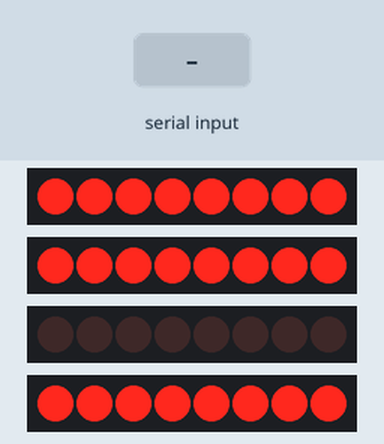
The sketch below on a simulated Arduino Uno, built with avr-gcc and run on an emulated ATmega328P. On the bench: 4 × 8 shift-register outputs drawn as a row of LEDs (first output left, lit = HIGH). Wiring (inferred from the names in the program): 3 × shift register (74HC595): data pin 2, shift clock pin 4, latch pin 12 / data pin 5, shift clock pin 7, latch pin 9 / data pin 8, shift clock pin 10, latch pin 6. Wiring (inferred from the signals the program sends): 3 × row of LEDs: on Q0, Q1, Q2, Q3, Q4, Q5, Q6, Q7 / on Q0, Q1, Q2, Q3, Q4, Q5, Q6, Q7 / on Q0, Q1, Q2, Q3, Q4, Q5, Q6, Q7. Inputs (shaded band) come from the test bench. What the sketch prints to the serial monitor is not drawn.

Above: at 1.2 s.
1.3 s: "30,150\n" received over Serial
At 4.2 s:
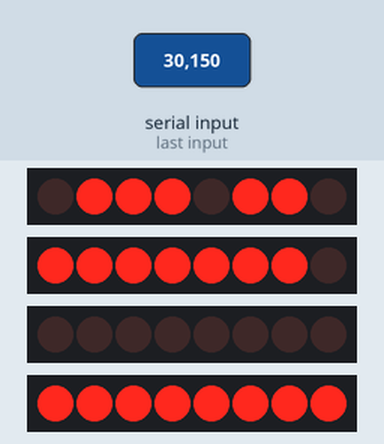
4.3 s: "90,45\n" received over Serial
At 6.4 s:
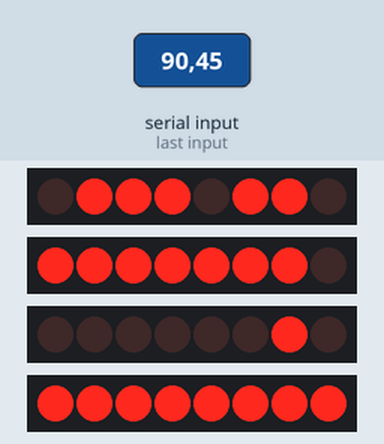
7.3 s: "200\n" received over Serial
At 10.0 s:
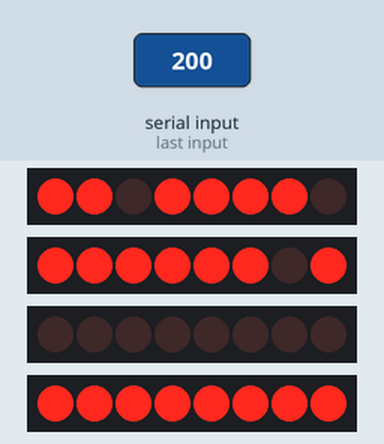
10.3 s: "0\n" received over Serial
At 11.7 s:
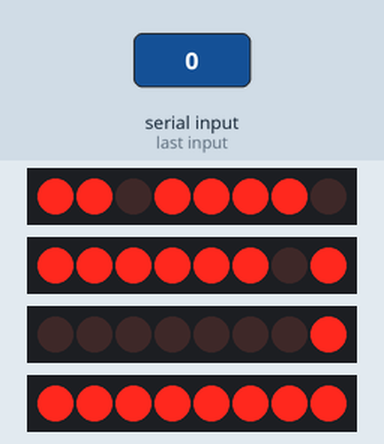
12.0 s: "1\n" received over Serial
At 12.5 s:
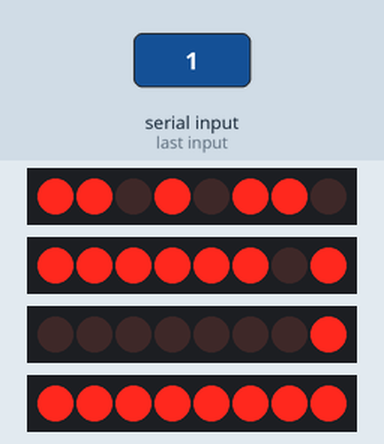
13.5 s: "2\n" received over Serial
At 15.0 s:
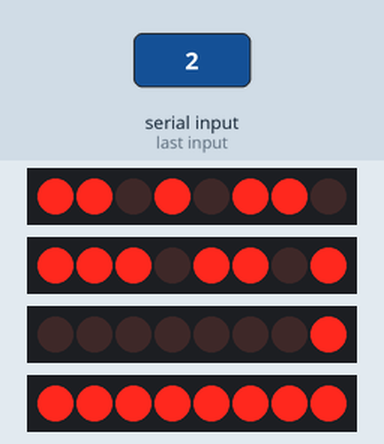
Timing chart, 0 to 16.0 s (numbered marks = the images above; inputs shaded):
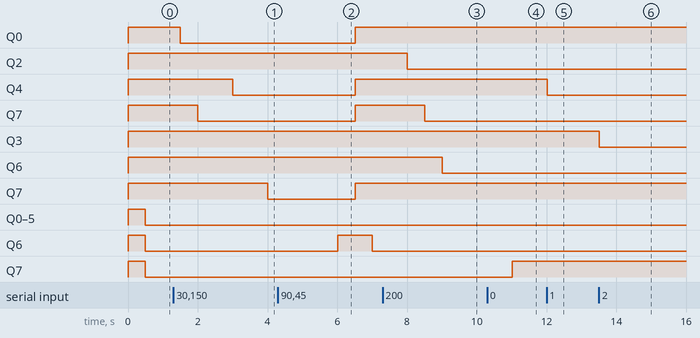

The sketch:

LED-matrix.ino
```cpp
/* The responsibility of the LED Board is to display the positions of each player
 * The code uses an array of  strings to keep track of the positions of each player
 * This array is used to determine if there is a winner or if the column is full
 * It sends this information through serial monitor to the LCD code
 */
int datapin0 = 2;  // pins for row 1
int latchpin0 = 3;
int clockpin0 = 4;
int datapin1 = 5;   // pins for row 2
int latchpin1 = 6;
int clockpin1 = 7;
int datapin2 = 8;   // pins for row 3
int latchpin2 = 9;
int clockpin2 = 10;
int datapin3 = 11;  // pins for row 4
int latchpin3 = 12;
int clockpin3 = 13;

// hold the pattern of which LEDs are currently turned on or off
byte leds0 = 0;
byte leds1 = 0;
byte leds2 = 0;
byte leds3 = 0;

const int arraySize = 16;

// board representation
String statusArray[arraySize] = {"empty", "empty", "empty", "empty",
                                 "empty", "empty", "empty", "empty",
                                 "empty", "empty", "empty", "empty",
                                 "empty", "empty", "empty", "empty"};
String player, win;
int reading;
char readChar;
bool changeTurns;

void setup(){
  // set all the pins of 74HC595 as OUTPUT
  Serial.begin(9600);
  pinMode(latchpin0, OUTPUT);
  pinMode(datapin0, OUTPUT);
  pinMode(clockpin0, OUTPUT);
  pinMode(latchpin1, OUTPUT);
  pinMode(datapin1, OUTPUT);
  pinMode(clockpin1, OUTPUT);
  pinMode(latchpin2, OUTPUT);
  pinMode(datapin2, OUTPUT);
  pinMode(clockpin2, OUTPUT);
  pinMode(latchpin3, OUTPUT);
  pinMode(datapin3, OUTPUT);
  pinMode(clockpin3, OUTPUT);
  leds0 = B11111111;
  leds1 = B11111111;
  leds2 = B11111111;
  leds3 = B11111111;
  player = "R";
  changeTurns = false;
}

void loop()  {
  reading = Serial.read();
  reading = (reading - 48);

  if ((reading >= 0 && reading <= 3)) {
    Serial.println(reading);

  // send buzzer error
  if (checkColumn(reading)) {
    Serial.write("#");
    Serial.write("F");
  }

  setRowbits(leds0, leds1, leds2, leds3, reading, player, changeTurns);

  if (winner(player)) {
    if (player == "G") {
      Serial.write("#");
      Serial.write("GW");
   }
    else {
      Serial.write("#");
      Serial.write("RW");
    }
  }

  else if (player == "R" && changeTurns) {
     Serial.write("#");
     Serial.write("G");
     player = "G";
     changeTurns = false;
  }

  else if (player == "G" && changeTurns) {
    Serial.write("#");
    Serial.write("R");
    player = "R";
    changeTurns = false;
  }
 }

  else if (reading == 4) {
    Serial.write("#RS");
    leds0 = B11111111;
    leds1 = B11111111;
    leds2 = B11111111;
    leds3 = B11111111;
    player = "R";
    changeTurns = false;

    // reset the array to empty
    for (int i = 0; i < 16; i++)
      statusArray[i] = "empty";
  }

  // update registers to reflect change on the board
  updateShiftRegister(latchpin0, clockpin0, datapin0, leds0);
  updateShiftRegister(latchpin1, clockpin1, datapin1, leds1);
  updateShiftRegister(latchpin2, clockpin2, datapin2, leds2);
  updateShiftRegister(latchpin3, clockpin3, datapin3, leds3);

 if (player == "R" && changeTurns) {
    player = "G";
    changeTurns = false;
 }

  else if (player == "G" && changeTurns) {
    player = "R";
    changeTurns = false;
  }

  delay(500);
}


bool checkColumn(int column) {
  int count = 0;
  int y = column;

  for (int i = 0; i < 4; i++) {
    if (statusArray[y] != "empty")
      count++;
      y+=4;
  }

  return (count == 4 ? true : false);
}


// light up an LED according to the column
void setRowbits(byte &row0, byte &row1, byte &row2, byte &row3, int column, String color, bool &change) {
  int index = column;
  int pos = column;
  byte row = row0;
  int RowtoChange = 0;
  int greenPos = 2 * index;
  int redPos = 2 * index+ 1;
  bool found = false;

  for (int i=0; i<4; i++) {
    if ((statusArray[pos] == "empty") && !(found)) {
      if (color == "G") {
        bitWrite(row, greenPos, 0);
        statusArray[pos] = "G";
      }

    else if (color == "R") {
      bitWrite(row, redPos, 0);
      statusArray[pos] = "R";
    }
  found = true;
    }
  pos=pos+4;

  if (RowtoChange == 0) {
    row0 = row;
    row = row1;
    RowtoChange = 1;
  }

  else if ( RowtoChange == 1) {
    row1 = row;
    row = row2;
    RowtoChange = 2;
  }

  else if (RowtoChange == 2) {
    row2 = row;
    row = row3;
    RowtoChange = 3;
  }
}
  row3 = row;
  change = found;
}

// looks for a winner
bool winner(String color) {

  int compareV, compareH, countH, countV;

  // horizontal/vertical comparison
  for (int i=0; i<4; i ++) {
    compareV = i; compareH = i;
    countH = 0; countV = 0;

    for (int j = 0; j < 4; j++) {
      if (statusArray[compareV] == color) countV++;
      if (statusArray[compareH] == color)
        countH++;
        compareV = compareV + 4;
        compareH++;
        }

    if (countH == 4  || countV == 4) return true;
    }

    // diagonal comparison
    compareV = 0 ; compareH = 3; countH = 0; countV = 0;
    for (int i=0; i<4; i++) {
      if (statusArray[compareV] == color) countV++;
      if (statusArray[compareH] == color) countH++;

      compareV = compareV + 5;
      compareH = compareH + 3;
    }

    if (countH == 4 || countV == 4)
    return true;
    return false;
}

/* updateShiftRegister() - This function sets the latchPin to low,
*  then calls the Arduino function 'shiftOut' to shift out contents
*  of variable 'leds' in the shift register before putting the 'latchPin'
*  high again
*/
void updateShiftRegister(int latchPin, int clockPin, int dataPin, byte data) {
  digitalWrite(latchPin, LOW);
  shiftOut(dataPin, clockPin, LSBFIRST, data);
  digitalWrite(latchPin, HIGH);
}
```

Measured:
- after the input at 1.3 s, Q0: HIGH → LOW after 0.20 s; Q4: HIGH → LOW after 1.7 s; Q7: HIGH → LOW after 0.70 s; Q7: HIGH → LOW after 2.7 s
- after the input at 4.3 s, Q0, Q4, Q7, Q7: LOW → HIGH after 2.2 s; Q6: LOW → HIGH after 1.7 s, → LOW 1.0 s later
- after the input at 7.3 s, Q2: HIGH → LOW after 0.71 s; Q7: HIGH → LOW after 1.2 s; Q6: HIGH → LOW after 1.7 s
- after the input at 10.3 s, Q7: LOW → HIGH after 0.72 s
- after the input at 12.0 s, Q4: HIGH → LOW at once
- after the input at 13.5 s, Q3: HIGH → LOW at once
